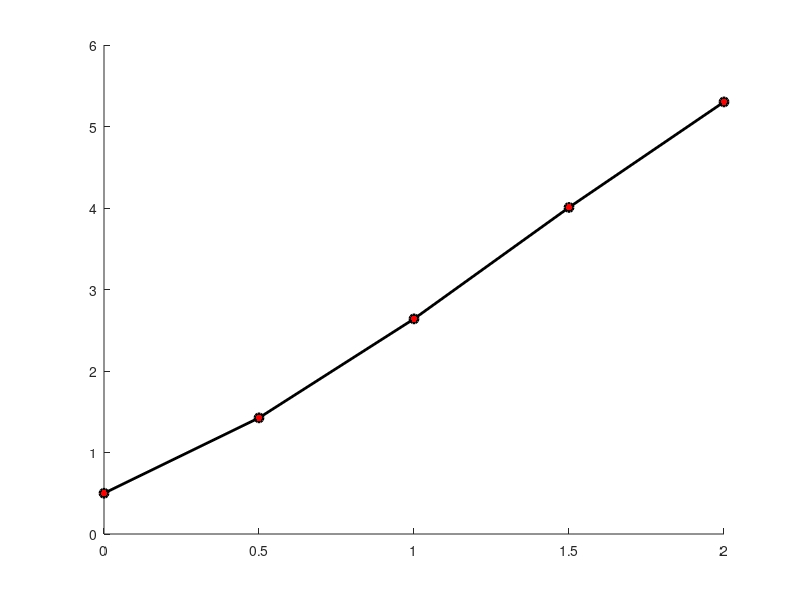

The MATLAB script that drew this image: (Note: this script raises an error after producing the figure.)
clear; close all; clc;

F = @(t,y) y-t^2+1;
h = 0.5;
t = 0:h:2;
y = zeros(length(t),1);
y(1) = 0.5;

for i = 1:length(t)-1
    k1 = h*F(t(i),y(i));
    k2 = h*F(t(i)+h/2, y(i) +k1/2);
    k3 = h*F(t(i)+h/2, y(i) +k2/2);
    k4 = h*F(t(i)+h, y(i) +k3);
    y(i+1) = y(i) + (1/6)*(k1+2*k2+2*k3+k4);
end

exact = (t+1).^2 - 0.5*exp(t);

figure;
hold on
plot(t,y,'o-k','linewidth', 2)
plot(t,exact,'.r','markersize', 15)
legend('RK4 Method','Exact Solution','Explicit Euler', 'location' , 'NW')
title('Runge kutta Method')
ylabel('y', 'fontweight', 'b')
xlabel('t', 'fontweight', 'b')
set(gca, 'fontsize', 16)